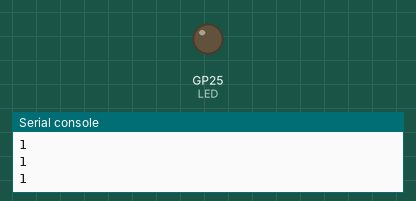
Bench run of a program on a simulated Raspberry Pi Pico running MicroPython. Shown: output pins drawn as LEDs (lit = HIGH), the last lines printed to the serial console. WiFi joins after 1.5 s; web requests get an empty 200 reply after 0.4 s. At 1.9 s the program stops and its outputs stay as they are.

Above: at 0.3 s.
At 1.6 s:
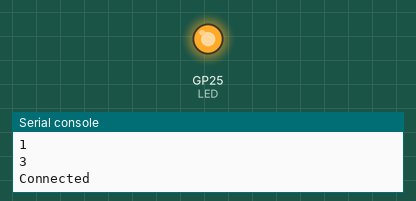
Timing chart, 0 to 3.1 s (numbered marks = the images above):
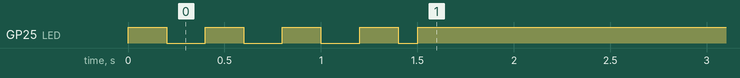

The program:

client.py
```python
import network
from machine import Pin, Timer
from time import sleep_ms
import rp2
import urequests

def setup(country, ssid, key):
    rp2.country(country)
    wifi=network.WLAN(network.STA_IF)
    wifi.active(True)
    wifi.disconnect()
    LED=Pin("LED", Pin.OUT)
    LED.high()
    timeout=20000
    wifi.connect(ssid,key)
    timer=Timer()
    timer.init(period=200, mode=Timer.PERIODIC,
                            callback=lambda t:LED.toggle())
    s=0
    while timeout>0:
        s=wifi.status()
        print(s)
        if s==3 or s<0:
            break
        sleep_ms(100)
        timeout=timeout-100

    if(s<2):
        timer.init(period=1000, mode=Timer.PERIODIC,
                            callback=lambda t:LED.toggle())
    else:
        timer.deinit()
        LED.high()
    return wifi

wifi = setup("country", "ssid", "password")
print("Connected")
r = urequests.get("https://www.example.com")
print(r.content.decode("utf-8"))
r.close()
```

Measured:
- by itself, GP25 (LED): goes 3 × (HIGH 0.20 s, LOW 0.20 s), HIGH 0.20 s, LOW 0.10 s, then HIGH
